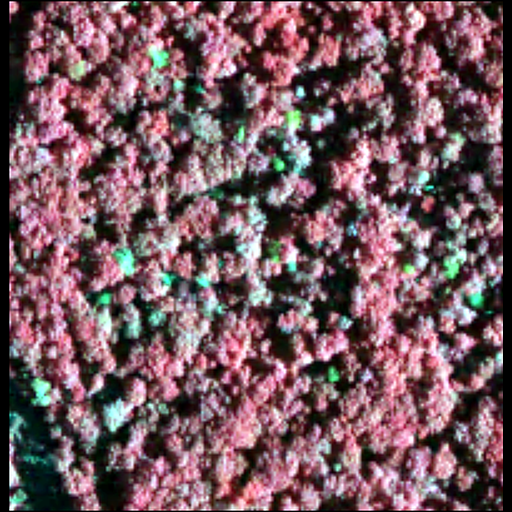
#> input picture ass/USA_segmentation/resize/NRG_images/ar037_2019_n_07_05_0.png, 512 x 512 px, given in place of RGB_ar037_2019_n_06_04_0.png, which was not available
$ python show.py
#> lines starting #> are read from the running program, lines starting #| are printed output that depends on the picture; after the words box and inside, x2 and y2 are one past the last pixel; in counts of white or black regions, pixels touching at a corner belong together; pictures that were not available may be replaced by others from this repository, and a replacement may not be noted
import os

import numpy as np
from matplotlib import pyplot as plt
from PIL import Image
plt.rcParams['font.size'] = 15

def plot_four_quadrants(rgb_gt, nrg_gt, rgb_pred, nrg_pred,
                        titles=("RGB_old","RGB_new","mask_old","mask_new")):
    fig, axes = plt.subplots(2, 2, figsize=(12, 12))
    imgs = [[rgb_gt, nrg_gt], [rgb_pred, nrg_pred]]
    for i in range(2):
        for j in range(2):
            ax = axes[i][j]
            im = imgs[i][j]
            if im.ndim == 2:  # 二维掩膜
                ax.imshow(im, cmap='gray')  # ← 指定灰度
            else:
                ax.imshow(im)
            # ax.imshow(imgs[i][j])
            ax.set_title(titles[i*2 + j], fontsize=20)
            # ax.axis("off")
            ax.axis("on")
            # 设置坐标轴范围（像素坐标）
            h, w = im.shape[:2]
            ax.set_xlim(0, w)
            ax.set_ylim(h, 0)  # 因为 origin='upper'，y 轴 0 在上方
            # 选择合适的刻度间隔，比如每隔 w/4 或 h/4 刻度
            xticks = np.linspace(0, w, 5)
            yticks = np.linspace(0, h, 5)
            ax.set_xticks(xticks)
            ax.set_yticks(yticks)
    plt.tight_layout()
    plt.show()

if __name__ == '__main__':
    base = r"D:\workspace\unsw\9517\ass\USA_segmentation"
    name = "ar037_2019_n_06_04_0.png"
    rgb   = np.array(Image.open(os.path.join(base, "RGB_images", "RGB_"+name)).convert("RGB"))
#> rgb is the input picture: shape (512, 512, 3); mean R, G, B 117.2, 88.4, 95.5
    rgb_  = np.array(Image.open(os.path.join(base, r"resize\RGB_images\train", name)).convert("RGB"))
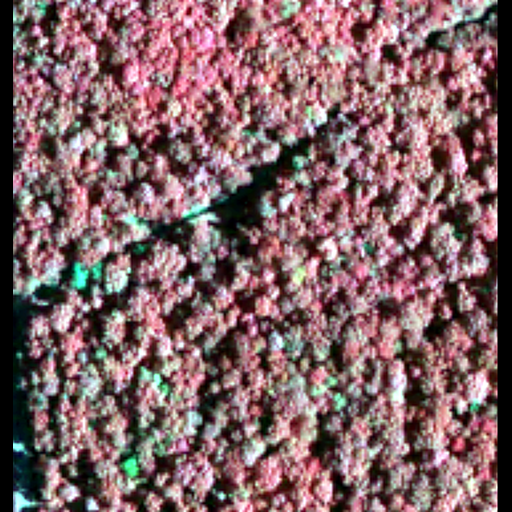
#> input picture ass/USA_segmentation/resize/NRG_images/ar037_2019_n_06_04_0.png, 512 x 512 px, found by its file name
#> rgb_ is the input picture: shape (512, 512, 3); mean R, G, B 129.6, 99.7, 103
    mask  = np.array(Image.open(os.path.join(base, "masks", "mask_"+name)).convert("L"))
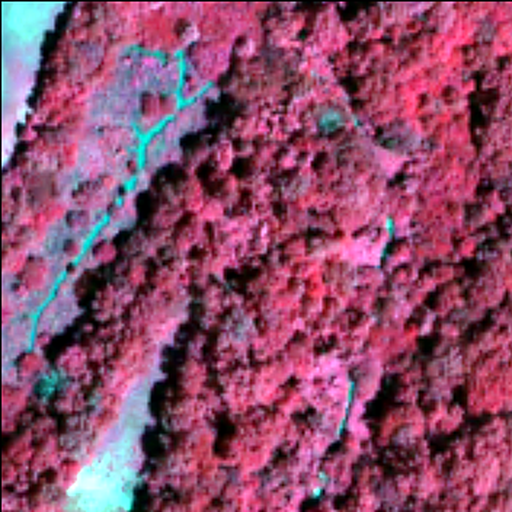
#> input picture ass/USA_segmentation/resize/NRG_images/ar037_2019_n_07_17_1.png, 512 x 512 px, given in place of mask_ar037_2019_n_06_04_0.png, which was not available
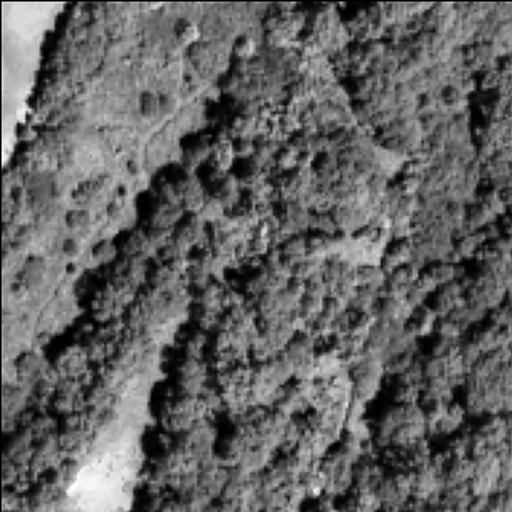
#> mask: shape (512, 512); min 0, max 255, mean 98.5
    mask_ = np.array(Image.open(os.path.join(base, r"resize\masks\train", name)).convert("L"))
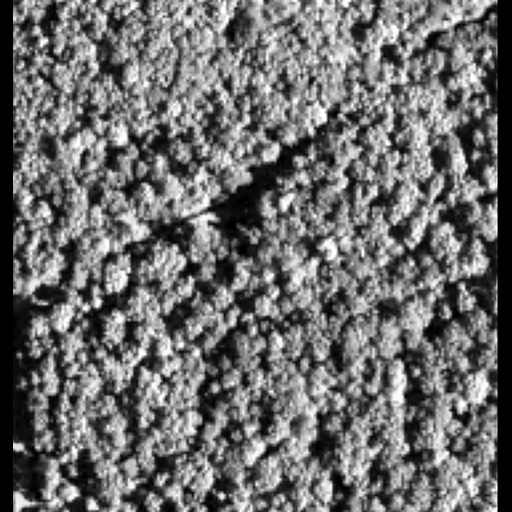
#> mask_: shape (512, 512); min 0, max 255, mean 109
    # mask_ = (mask_ * 255).astype(np.int8)
    mask_non_black = mask_ != 0  # 任何不是 0 的都算“非黑”
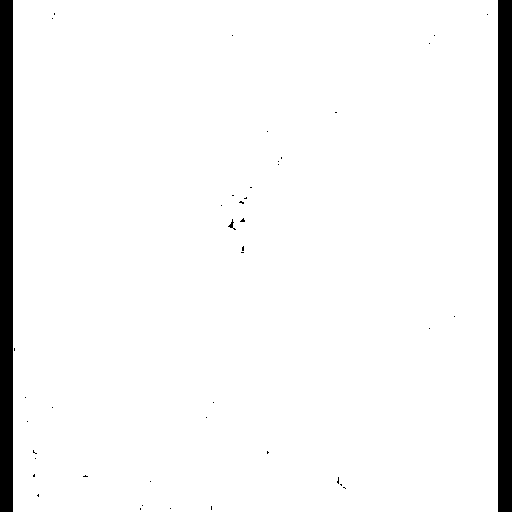
#> mask_non_black: shape (512, 512) bool; 94.7% white; 44 black regions (41 under 20 px), largest, box (x1, y1, x2, y2) and area: (498, 0, 512, 512) 7168, (0, 0, 13, 512) 6656, (228, 219, 236, 230) 27
    mask_[mask_non_black] = 255
    plot_four_quadrants(rgb, rgb_, mask, mask_)
